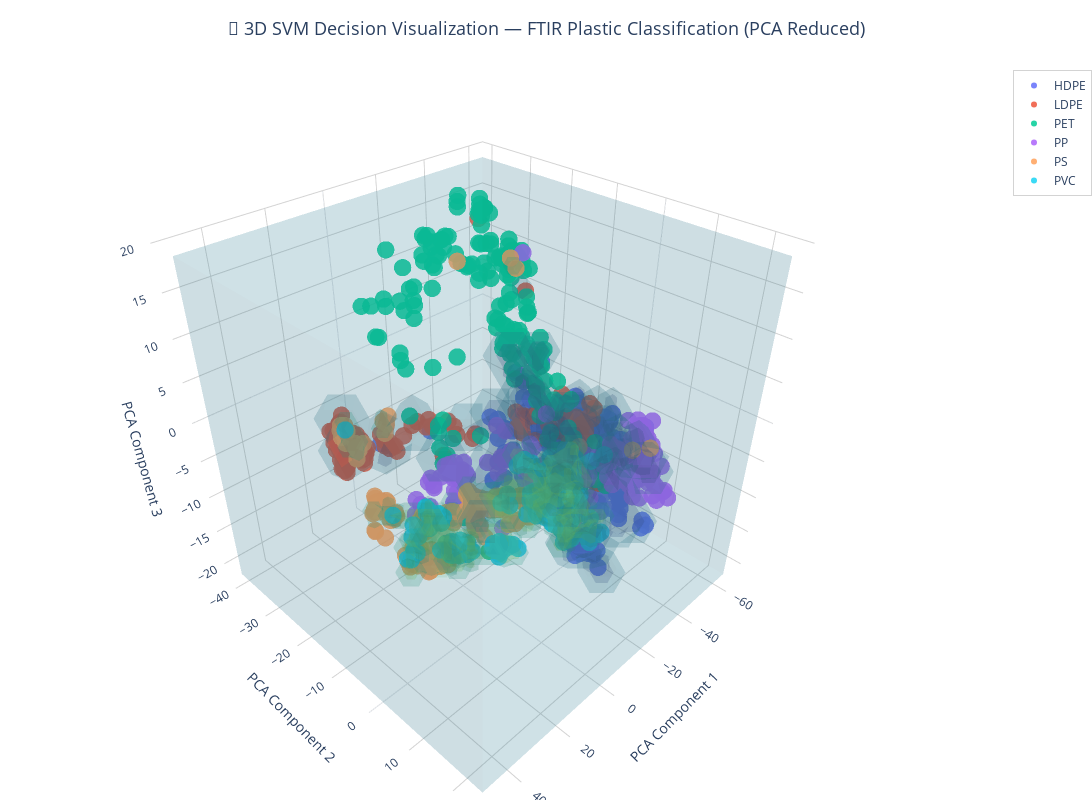

The notebook cell this image was saved under:
### Markdown cell above
Testing how a random sample coming from the sensor would perform for the classfication.

### Code cell
# ==========================================================
# INTERACTIVE 3D MULTI-CLASS SVM VISUALIZATION (PLOTLY)
# ==========================================================
# Works directly inside VS Code Jupyter notebooks
# Hover shows: Plastic Type + PCA coordinates
# ==========================================================

import numpy as np
import pandas as pd
from sklearn.decomposition import PCA
from sklearn.svm import SVC
from sklearn.preprocessing import LabelEncoder, StandardScaler
import plotly.graph_objects as go
import plotly.io as pio

# ==========================================================
# STEP 1 — Renderer Config (for VS Code Jupyter)
# ==========================================================
pio.renderers.default = "vscode"  # Works directly in VS Code interactive cells

# ==========================================================
# STEP 2 — Data Preparation
# ==========================================================
# Assuming X_noisy and y_noisy already exist from your earlier steps
scaler = StandardScaler()
X_scaled = scaler.fit_transform(X_noisy)

# PCA reduction for visualization
pca_3d = PCA(n_components=3)
X_pca_3d = pca_3d.fit_transform(X_scaled)

# Encode labels (plastic types)
le = LabelEncoder()
y_encoded = le.fit_transform(y_noisy)

# Subsample for clear visualization
idx = np.random.choice(len(X_pca_3d), 1000, replace=False)
X_vis = X_pca_3d[idx]
y_vis = y_encoded[idx]

# ==========================================================
# STEP 3 — Train SVM
# ==========================================================
svm_3d = SVC(kernel="rbf", gamma=0.7, C=1.5)
svm_3d.fit(X_vis, y_vis)

# ==========================================================
# STEP 4 — 3D Decision Grid
# ==========================================================
x_min, x_max = X_vis[:, 0].min() - 1, X_vis[:, 0].max() + 1
y_min, y_max = X_vis[:, 1].min() - 1, X_vis[:, 1].max() + 1
z_min, z_max = X_vis[:, 2].min() - 1, X_vis[:, 2].max() + 1

xx, yy, zz = np.meshgrid(
    np.linspace(x_min, x_max, 25),
    np.linspace(y_min, y_max, 25),
    np.linspace(z_min, z_max, 25)
)

grid = np.c_[xx.ravel(), yy.ravel(), zz.ravel()]
preds = svm_3d.predict(grid)
preds = preds.reshape(xx.shape)

# ==========================================================
# STEP 5 — Plotly 3D Visualization
# ==========================================================
fig = go.Figure()

# Add points for each plastic type
for i, class_name in enumerate(le.classes_):
    mask = (y_vis == i)
    fig.add_trace(go.Scatter3d(
        x=X_vis[mask, 0],
        y=X_vis[mask, 1],
        z=X_vis[mask, 2],
        mode="markers",
        marker=dict(
            size=6,
            opacity=0.85,
            color=i,
            colorscale="Turbo",
            line=dict(width=0)
        ),
        name=class_name,
        hovertemplate=(
            f"<b>Plastic Type:</b> {class_name}<br>"
            "PC1: %{x:.2f}<br>"
            "PC2: %{y:.2f}<br>"
            "PC3: %{z:.2f}<extra></extra>"
        )
    ))

# Optional: Add faint SVM decision volume
fig.add_trace(go.Volume(
    x=xx.flatten(),
    y=yy.flatten(),
    z=zz.flatten(),
    value=preds.flatten(),
    isomin=preds.min(),
    isomax=preds.max(),
    opacity=0.12,
    surface_count=len(le.classes_),
    colorscale="Viridis",
    showscale=False,
    name="SVM Regions"
))

# ==========================================================
# STEP 6 — Layout Styling
# ==========================================================
fig.update_layout(
    title=dict(
        text="🌈 3D SVM Decision Visualization — FTIR Plastic Classification (PCA Reduced)",
        x=0.5,
        font=dict(size=18)
    ),
    scene=dict(
        xaxis_title="PCA Component 1",
        yaxis_title="PCA Component 2",
        zaxis_title="PCA Component 3",
        xaxis=dict(backgroundcolor="white", gridcolor="lightgray"),
        yaxis=dict(backgroundcolor="white", gridcolor="lightgray"),
        zaxis=dict(backgroundcolor="white", gridcolor="lightgray"),
        aspectmode="cube"
    ),
    legend=dict(
        x=1.05,
        y=1,
        bgcolor="rgba(255,255,255,0.7)",
        bordercolor="lightgray",
        borderwidth=1
    ),
    width=1100,
    height=800,
    margin=dict(l=0, r=0, t=70, b=0),
    template="plotly_white"
)

# ==========================================================
# STEP 7 — Display in VS Code
# ==========================================================
fig.show()

### Figure 1 — Plotly figure (JSON) as saved in the notebook; plotly's stock layout.template omitted (floating-point values rounded to 4 significant figures; data arrays with more than 128 entries replaced by an {"elided": "..."} marker saying what was removed)
{"data": [{"hovertemplate": "<b>Plastic Type:</b> HDPE<br>PC1: %{x:.2f}<br>PC2: %{y:.2f}<br>PC3: %{z:.2f}<extra></extra>", "marker": {"color": 0, "colorscale": [[0, "#30123b"], [0.07143, "#4145ab"], [0.1429, "#4675ed"], [0.2143, "#39a2fc"], [0.2857, "#1bcfd4"], [0.3571, "#24eca6"], [0.4286, "#61fc6c"], [0.5, "#a4fc3b"], [0.5714, "#d1e834"], [0.6429, "#f3c63a"], [0.7143, "#fe9b2d"], [0.7857, "#f36315"], [0.8571, "#d93806"], [0.9286, "#b11901"], [1, "#7a0402"]], "line": {"width": 0}, "opacity": 0.85, "size": 6}, "mode": "markers", "name": "HDPE", "type": "scatter3d", "x": {"elided": "168 float values"}, "y": {"elided": "168 float values"}, "z": {"elided": "168 float values"}}, {"hovertemplate": "<b>Plastic Type:</b> LDPE<br>PC1: %{x:.2f}<br>PC2: %{y:.2f}<br>PC3: %{z:.2f}<extra></extra>", "marker": {"color": 1, "colorscale": [[0, "#30123b"], [0.07143, "#4145ab"], [0.1429, "#4675ed"], [0.2143, "#39a2fc"], [0.2857, "#1bcfd4"], [0.3571, "#24eca6"], [0.4286, "#61fc6c"], [0.5, "#a4fc3b"], [0.5714, "#d1e834"], [0.6429, "#f3c63a"], [0.7143, "#fe9b2d"], [0.7857, "#f36315"], [0.8571, "#d93806"], [0.9286, "#b11901"], [1, "#7a0402"]], "line": {"width": 0}, "opacity": 0.85, "size": 6}, "mode": "markers", "name": "LDPE", "type": "scatter3d", "x": {"elided": "154 float values"}, "y": {"elided": "154 float values"}, "z": {"elided": "154 float values"}}, {"hovertemplate": "<b>Plastic Type:</b> PET<br>PC1: %{x:.2f}<br>PC2: %{y:.2f}<br>PC3: %{z:.2f}<extra></extra>", "marker": {"color": 2, "colorscale": [[0, "#30123b"], [0.07143, "#4145ab"], [0.1429, "#4675ed"], [0.2143, "#39a2fc"], [0.2857, "#1bcfd4"], [0.3571, "#24eca6"], [0.4286, "#61fc6c"], [0.5, "#a4fc3b"], [0.5714, "#d1e834"], [0.6429, "#f3c63a"], [0.7143, "#fe9b2d"], [0.7857, "#f36315"], [0.8571, "#d93806"], [0.9286, "#b11901"], [1, "#7a0402"]], "line": {"width": 0}, "opacity": 0.85, "size": 6}, "mode": "markers", "name": "PET", "type": "scatter3d", "x": {"elided": "172 float values"}, "y": {"elided": "172 float values"}, "z": {"elided": "172 float values"}}, {"hovertemplate": "<b>Plastic Type:</b> PP<br>PC1: %{x:.2f}<br>PC2: %{y:.2f}<br>PC3: %{z:.2f}<extra></extra>", "marker": {"color": 3, "colorscale": [[0, "#30123b"], [0.07143, "#4145ab"], [0.1429, "#4675ed"], [0.2143, "#39a2fc"], [0.2857, "#1bcfd4"], [0.3571, "#24eca6"], [0.4286, "#61fc6c"], [0.5, "#a4fc3b"], [0.5714, "#d1e834"], [0.6429, "#f3c63a"], [0.7143, "#fe9b2d"], [0.7857, "#f36315"], [0.8571, "#d93806"], [0.9286, "#b11901"], [1, "#7a0402"]], "line": {"width": 0}, "opacity": 0.85, "size": 6}, "mode": "markers", "name": "PP", "type": "scatter3d", "x": {"elided": "158 float values"}, "y": {"elided": "158 float values"}, "z": {"elided": "158 float values"}}, {"hovertemplate": "<b>Plastic Type:</b> PS<br>PC1: %{x:.2f}<br>PC2: %{y:.2f}<br>PC3: %{z:.2f}<extra></extra>", "marker": {"color": 4, "colorscale": [[0, "#30123b"], [0.07143, "#4145ab"], [0.1429, "#4675ed"], [0.2143, "#39a2fc"], [0.2857, "#1bcfd4"], [0.3571, "#24eca6"], [0.4286, "#61fc6c"], [0.5, "#a4fc3b"], [0.5714, "#d1e834"], [0.6429, "#f3c63a"], [0.7143, "#fe9b2d"], [0.7857, "#f36315"], [0.8571, "#d93806"], [0.9286, "#b11901"], [1, "#7a0402"]], "line": {"width": 0}, "opacity": 0.85, "size": 6}, "mode": "markers", "name": "PS", "type": "scatter3d", "x": {"elided": "161 float values"}, "y": {"elided": "161 float values"}, "z": {"elided": "161 float values"}}, {"hovertemplate": "<b>Plastic Type:</b> PVC<br>PC1: %{x:.2f}<br>PC2: %{y:.2f}<br>PC3: %{z:.2f}<extra></extra>", "marker": {"color": 5, "colorscale": [[0, "#30123b"], [0.07143, "#4145ab"], [0.1429, "#4675ed"], [0.2143, "#39a2fc"], [0.2857, "#1bcfd4"], [0.3571, "#24eca6"], [0.4286, "#61fc6c"], [0.5, "#a4fc3b"], [0.5714, "#d1e834"], [0.6429, "#f3c63a"], [0.7143, "#fe9b2d"], [0.7857, "#f36315"], [0.8571, "#d93806"], [0.9286, "#b11901"], [1, "#7a0402"]], "line": {"width": 0}, "opacity": 0.85, "size": 6}, "mode": "markers", "name": "PVC", "type": "scatter3d", "x": {"elided": "187 float values"}, "y": {"elided": "187 float values"}, "z": {"elided": "187 float values"}}, {"colorscale": [[0, "#440154"], [0.1111, "#482878"], [0.2222, "#3e4989"], [0.3333, "#31688e"], [0.4444, "#26828e"], [0.5556, "#1f9e89"], [0.6667, "#35b779"], [0.7778, "#6ece58"], [0.8889, "#b5de2b"], [1, "#fde725"]], "isomax": 5, "isomin": 0, "name": "SVM Regions", "opacity": 0.12, "showscale": false, "surface": {"count": 6}, "type": "volume", "value": {"elided": "15625 int values"}, "x": {"elided": "15625 float values"}, "y": {"elided": "15625 float values"}, "z": {"elided": "15625 float values"}}], "layout": {"height": 800, "legend": {"bgcolor": "rgba(255,255,255,0.7)", "bordercolor": "lightgray", "borderwidth": 1, "x": 1.05, "y": 1}, "margin": {"b": 0, "l": 0, "r": 0, "t": 70}, "scene": {"aspectmode": "cube", "xaxis": {"backgroundcolor": "white", "gridcolor": "lightgray", "title": {"text": "PCA Component 1"}}, "yaxis": {"backgroundcolor": "white", "gridcolor": "lightgray", "title": {"text": "PCA Component 2"}}, "zaxis": {"backgroundcolor": "white", "gridcolor": "lightgray", "title": {"text": "PCA Component 3"}}}, "title": {"font": {"size": 18}, "text": "🌈 3D SVM Decision Visualization — FTIR Plastic Classification (PCA Reduced)", "x": 0.5}, "width": 1100}}
